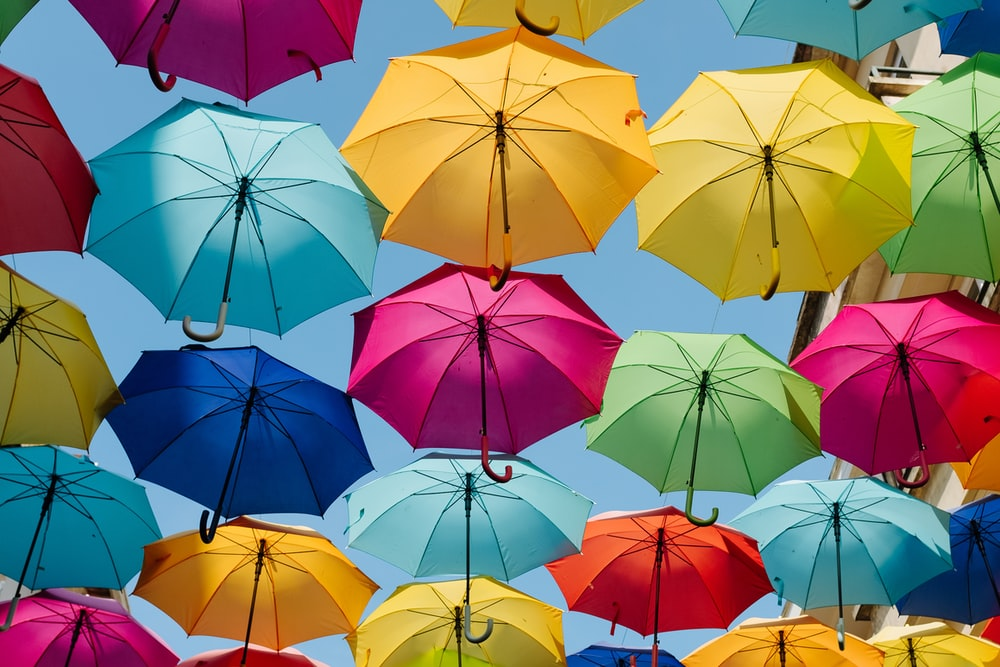
#> input picture OpenCV/colourful.jpeg, 1000 x 667 px, found by its file name
$ python 'Colour channels.py'
#> lines starting #> are read from the running program, lines starting #| are printed output that depends on the picture
import cv2 as cv
import numpy as np

img = cv.imread("OpenCV/colourful.jpeg") # creates a matrix of pixels storing the image
#> img is the input picture: shape (667, 1000, 3); mean B, G, R 110.4, 122.6, 131.7
cv.imshow("Original", img)

blank = np.zeros(img.shape[:2], dtype='uint8')

b,g,r = cv.split(img) # split image into color channels
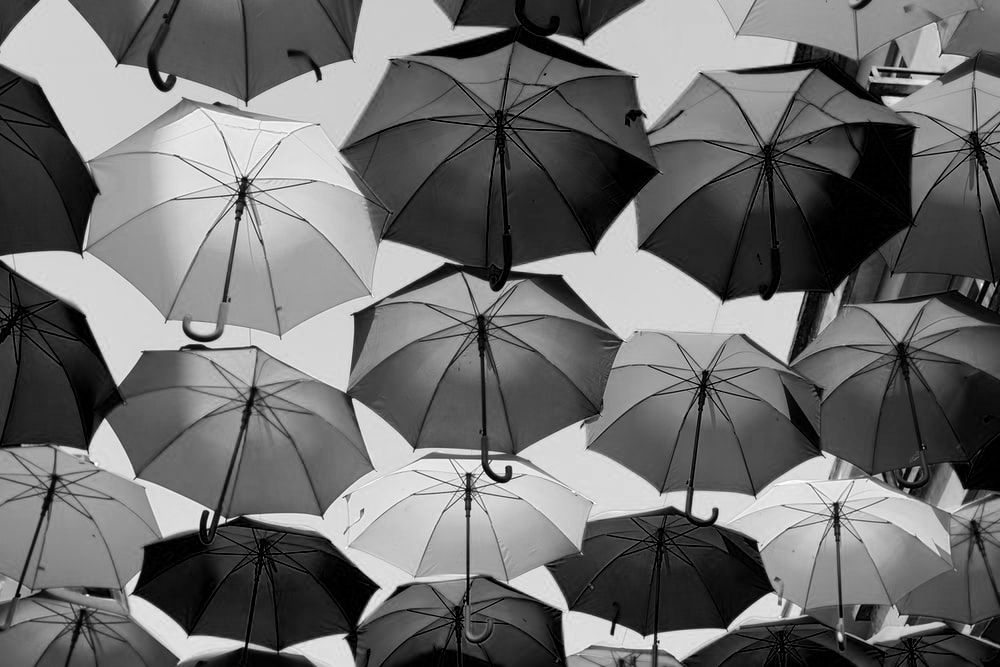
#> b: shape (667, 1000); min 0, max 255, mean 110.4
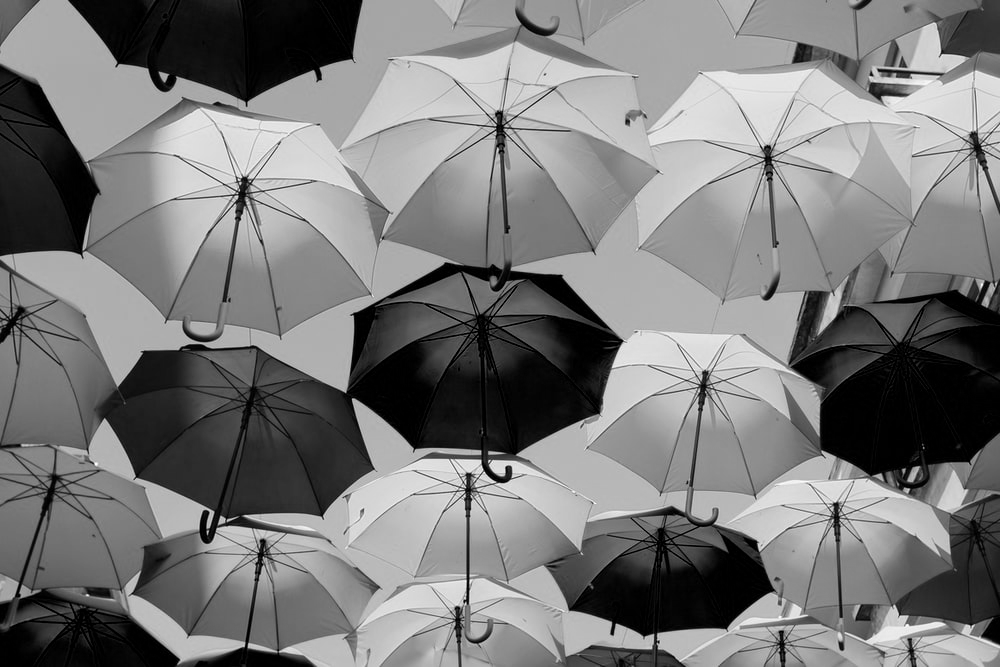
#> g: shape (667, 1000); min 0, max 255, mean 122.6
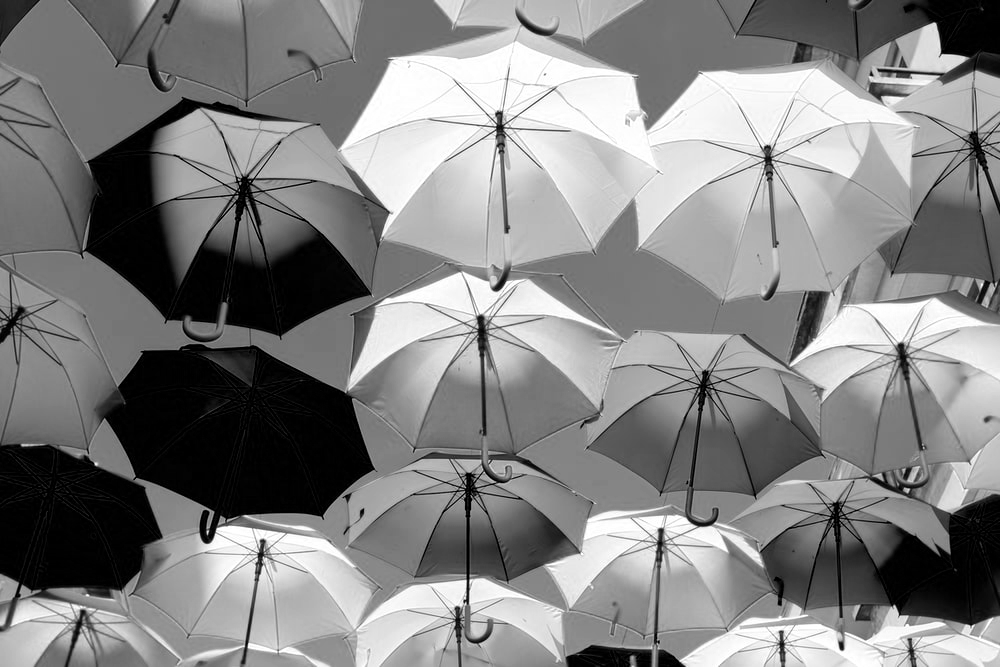
#> r: shape (667, 1000); min 0, max 255, mean 131.7

blue = cv.merge([b, blank, blank]) # sets green and red components to black so only displays blue components of the image
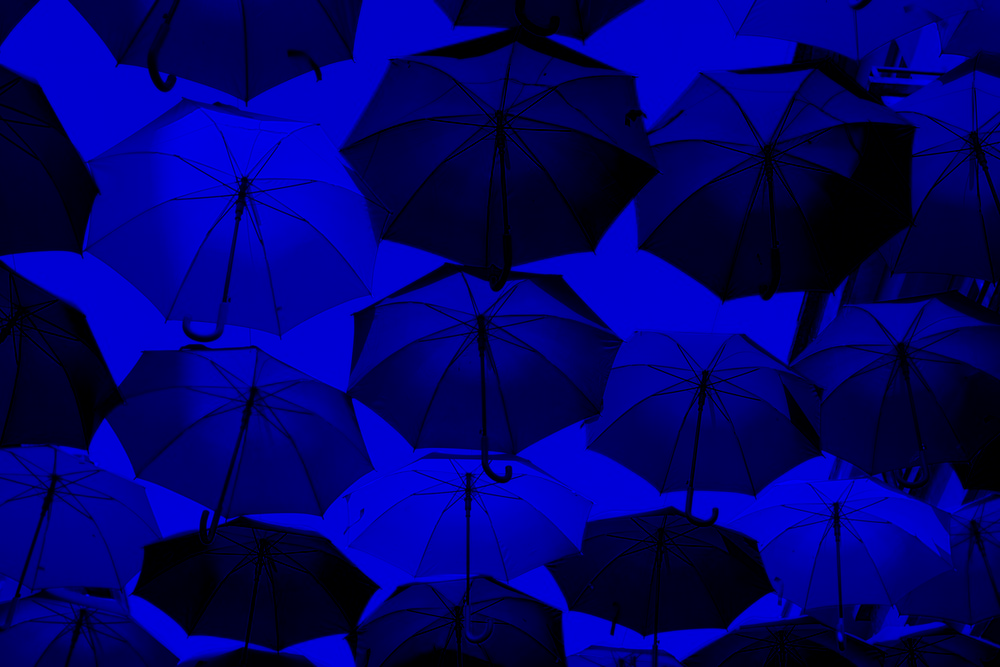
#> blue: shape (667, 1000, 3); mean of channels 0, 1, 2 110.4, 0, 0; drawn as B, G, R
green = cv.merge([blank, g, blank])
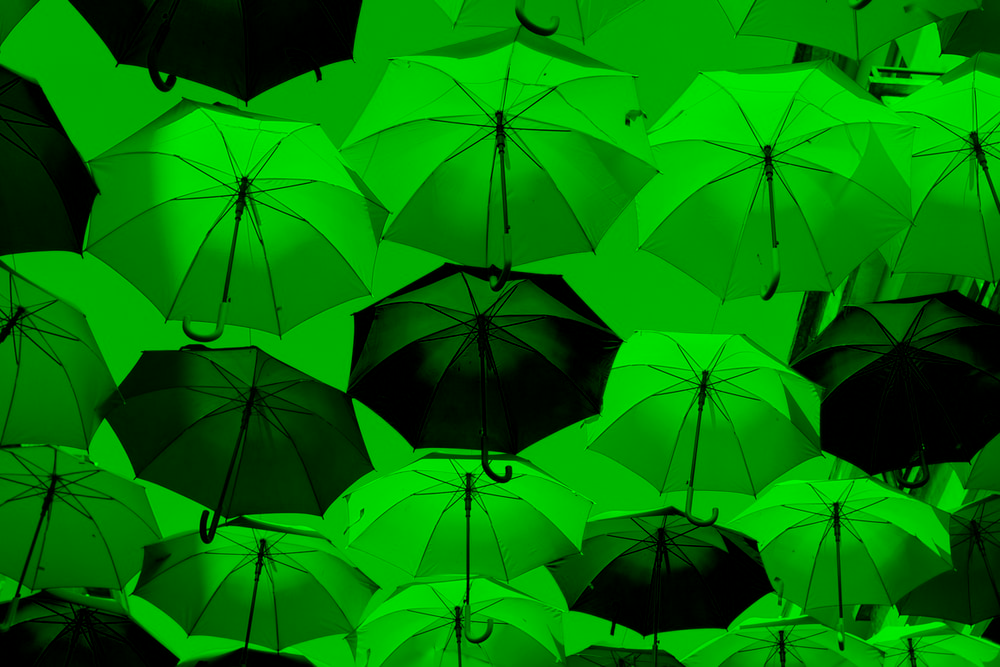
#> green: shape (667, 1000, 3); mean of channels 0, 1, 2 0, 122.6, 0; drawn as B, G, R
red = cv.merge([blank, blank, r])
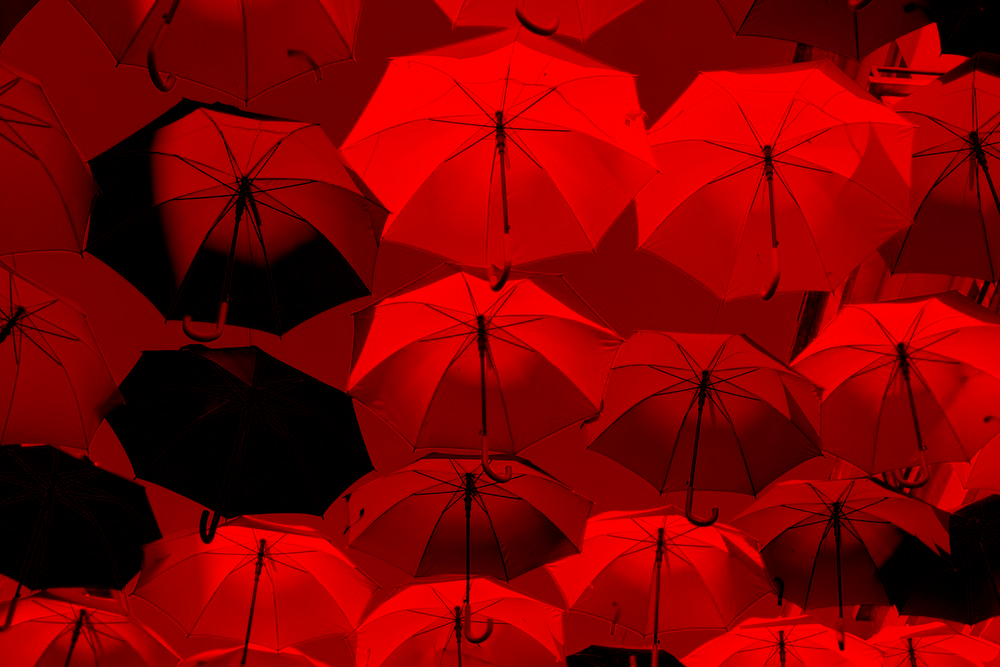
#> red: shape (667, 1000, 3); mean of channels 0, 1, 2 0, 0, 131.7; drawn as B, G, R

# lighter portions of the color channel represent a high distribution of each color
cv.imshow("Blue only", blue)
cv.imshow("Green only", green)
cv.imshow("Red only", red)


# where the intensity of each color is high, the image is lighter and where the intensity of the colour is lower, the image is darker
cv.imshow("Blue", b)
cv.imshow("Green", g)
cv.imshow("Red", r)

print(img.shape)
#| (667, 1000, 3)
print(b.shape) # the color shape is 1 as only showing blue colors
#| (667, 1000)
print(g.shape)
#| (667, 1000)
print(r.shape)
#| (667, 1000)

merged = cv.merge([b,g,r]) # merges individual color channels to make original image
cv.imshow("Merge", merged)

cv.waitKey(0)

$ run again, with OpenCV/trumpTest.jpeg copied over OpenCV/colourful.jpeg
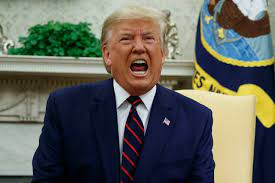
#> input picture OpenCV/trumpTest.jpeg, 275 x 183 px, found by its file name
#> img is the input picture: shape (183, 275, 3); mean B, G, R 91.4, 99.5, 97.6
#> `green = cv.merge([blank, g, blank])`:
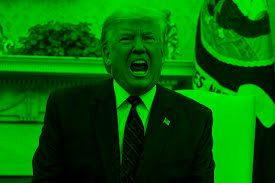
#> green: shape (183, 275, 3); mean of channels 0, 1, 2 0, 99.5, 0; drawn as B, G, R
#> `red = cv.merge([blank, blank, r])`:
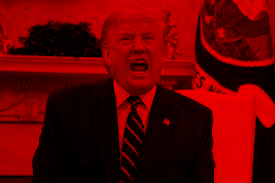
#> red: shape (183, 275, 3); mean of channels 0, 1, 2 0, 0, 97.6; drawn as B, G, R
#| (183, 275, 3)
#| (183, 275)
#| (183, 275)
#| (183, 275)

$ run again, with OpenCV/trump.jpg copied over OpenCV/colourful.jpeg
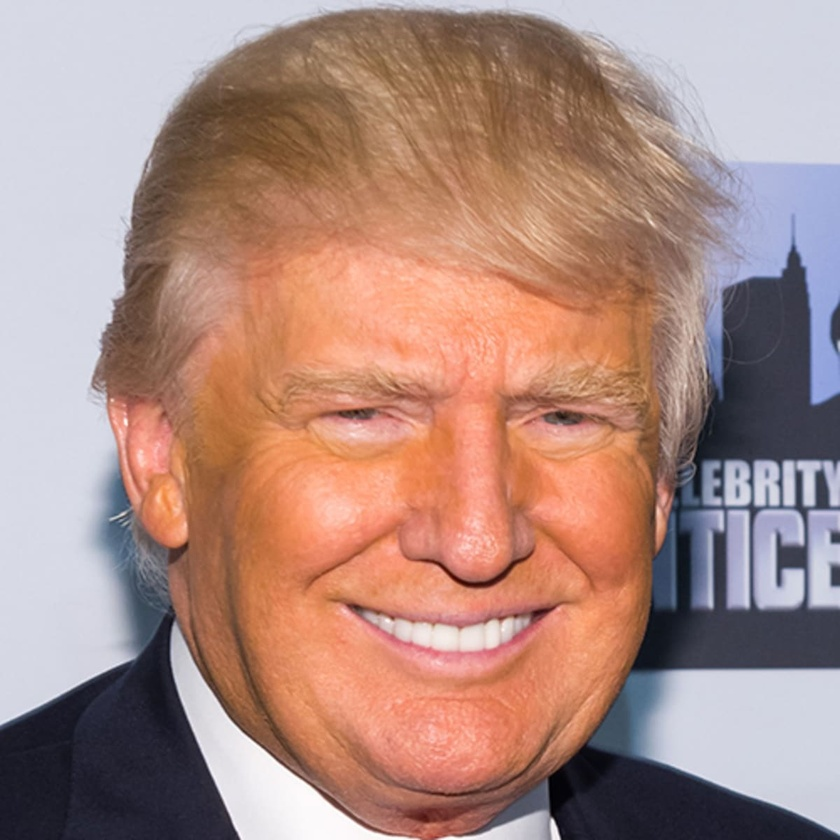
#> input picture OpenCV/trump.jpg, 840 x 840 px, shrunk from 1200 x 1200 before the run, found by its file name
#> img is the input picture: shape (840, 840, 3); mean B, G, R 129.5, 138.8, 172.8
#> `green = cv.merge([blank, g, blank])`:
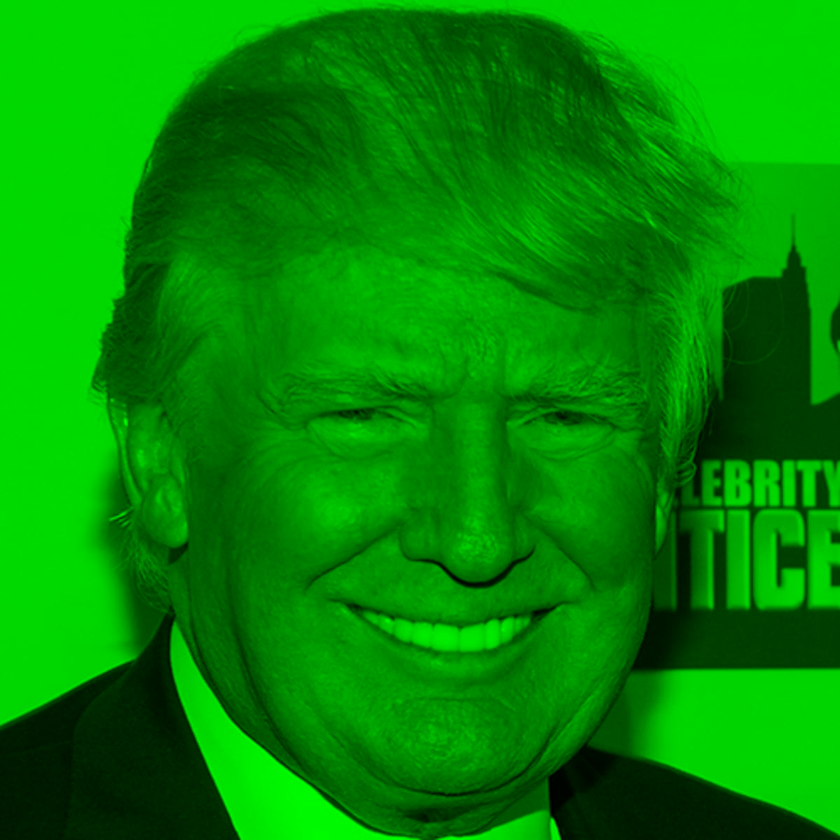
#> green: shape (840, 840, 3); mean of channels 0, 1, 2 0, 138.8, 0; drawn as B, G, R
#> `red = cv.merge([blank, blank, r])`:
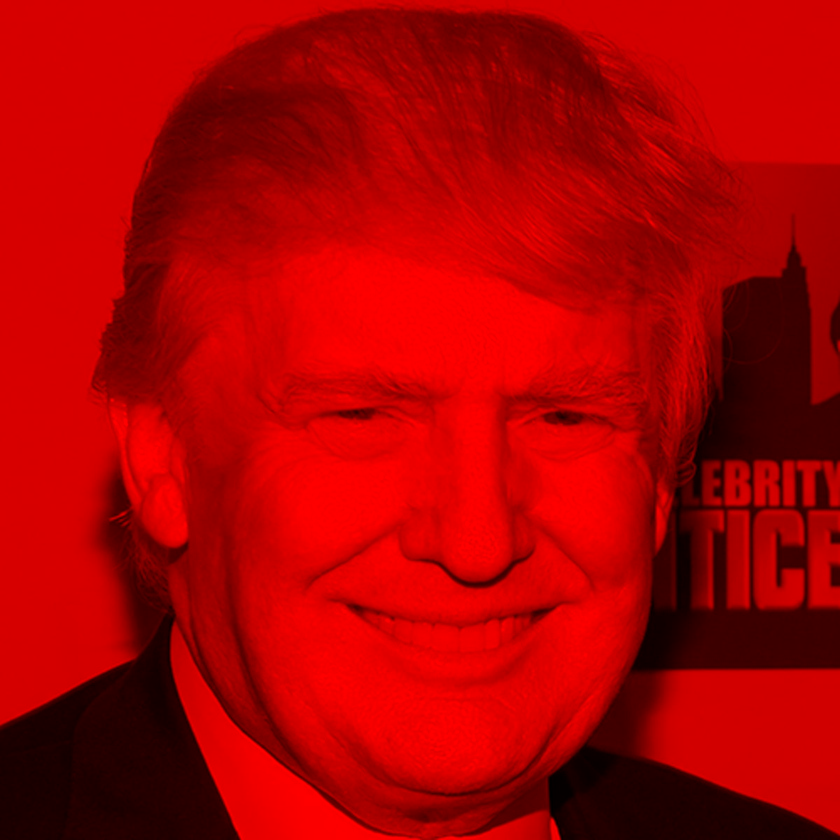
#> red: shape (840, 840, 3); mean of channels 0, 1, 2 0, 0, 172.8; drawn as B, G, R
#| (840, 840, 3)
#| (840, 840)
#| (840, 840)
#| (840, 840)
